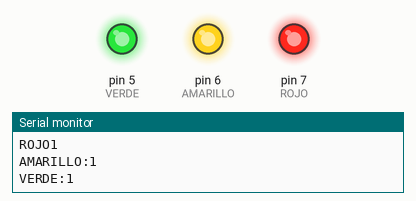
Bench run of a sketch on a simulated Arduino Uno, built with avr-gcc and run on an emulated ATmega328P. Shown: output pins drawn as LEDs (lit = HIGH), the last lines printed to the serial monitor.

Above: at 0.4 s.
At 2.8 s:
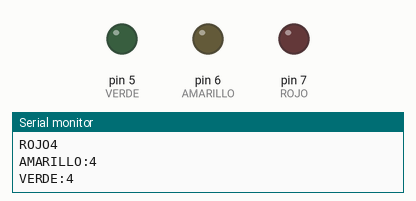
Timing chart, 0 to 3.8 s (numbered marks = the images above):
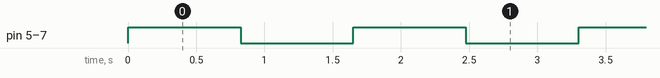

Measured:
- by itself, pin 5 (VERDE), pin 6 (AMARILLO), pin 7 (ROJO): alternates HIGH for 0.83 s and LOW for 0.83 s

The sketch:

DiazRaul_DEBER_5.4_SE.ino
```cpp
/*
 * CAPITULO V:  Funciones Específicas
 * DEBER 5.4_SE
 * NOMBRE: Díaz Raúl
 * TEMA:  Manejo de modos Sleep
 * Instrucciones:     Realizar el funcionamiento de un semáforo basados en las funciones y tareas de RTOS.
 */

#include <Arduino_FreeRTOS.h> // librería de RTOS

#define ROJO 7                  //Pin 7 led Rojo, Pin 6 amarillo, Pin 5 verde
#define AMARILLO 6
#define VERDE 5

//objeto del gestor tareas
typedef int TaskProfiler;
//definir las tareas
TaskProfiler rojoLEDProfiler;
TaskProfiler amarilloLEDProfiler;
TaskProfiler verdeLEDProfiler;
int monitor_suspend=0;

void setup() {
Serial.begin(9600);
//crear las rutinas de cada tarea
xTaskCreate(rojoLedControllerTask,"Rojo LED Task",100,NULL,1,NULL);               //rutina,nombre,memoria,NULL,prioridad,NULL
xTaskCreate(amarilloLedControllerTask,"Amarillo LED Task",100,NULL,1,NULL);       //rutina,nombre,memoria,NULL,prioridad,NULL
xTaskCreate(verdeLedControllerTask,"Verde LED Task",100,NULL,1,NULL);             //rutina,nombre,memoria,NULL,prioridad,NULL
}


void rojoLedControllerTask(void *pvParameters){                                   //tarea LED ROJO
  pinMode(ROJO,OUTPUT);
  while(1){
      //Serial.println("Proceso led rojo");
      rojoLEDProfiler++;
      Serial.print("ROJO");
      Serial.println(rojoLEDProfiler);
      digitalWrite(ROJO,digitalRead(ROJO)^1);
       vTaskDelay(55);
    }
}

void amarilloLedControllerTask (void *pvParameters){                             //tarea LED AMARILLO
 pinMode(AMARILLO,OUTPUT);
 while(1){
    //Serial.println("Proceso led amarillo");
      amarilloLEDProfiler++;
      Serial.print("AMARILLO:");
      Serial.println(amarilloLEDProfiler);
      digitalWrite(AMARILLO,digitalRead(AMARILLO)^1);
      vTaskDelay(55);
  }
 }
void verdeLedControllerTask (void *pvParameters){                               //tarea LED VERDE
 pinMode(VERDE,OUTPUT);
  while(1){
    //Serial.println("Proceso led verde");
      verdeLEDProfiler++;
      Serial.print("VERDE:");
      Serial.println(verdeLEDProfiler);
      digitalWrite(VERDE,digitalRead(VERDE)^1);
      monitor_suspend++;
      if(monitor_suspend==3){
        if(digitalRead(ROJO==HIGH)){
       digitalWrite(VERDE,LOW);
       digitalWrite(AMARILLO,LOW);
      }
      }
       if(monitor_suspend==4){
      if(digitalRead(AMARILLO==LOW)){
      digitalWrite(AMARILLO,HIGH);
      digitalWrite(ROJO,LOW);
      digitalWrite(VERDE,LOW);
      }
      }
      if(monitor_suspend==5){
      if(digitalRead(VERDE==LOW)){
      digitalWrite(VERDE,HIGH);
      digitalWrite(ROJO,LOW);
      digitalWrite(AMARILLO,LOW);
      }
      monitor_suspend=0;
      }
      vTaskDelay(55);
    }
 }

void loop() {

}
```
